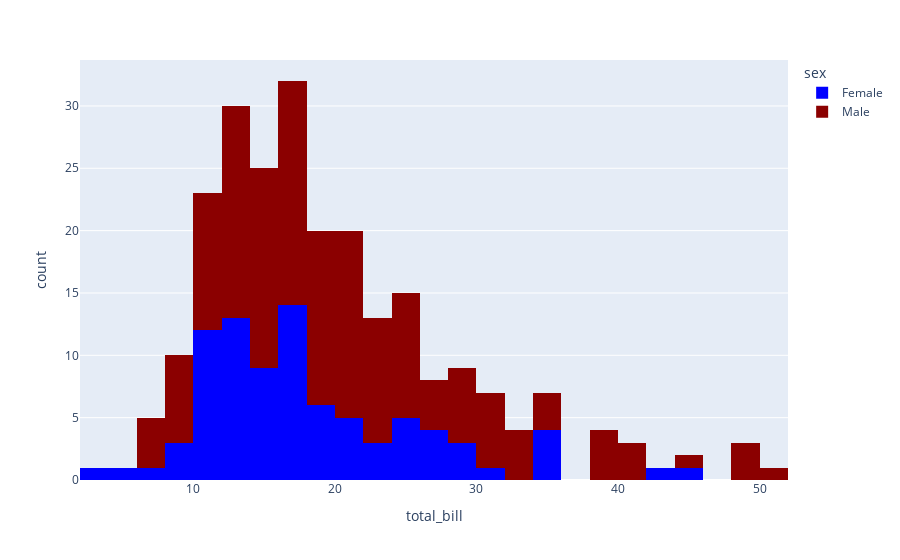

The notebook cell saved with this chart:
### Code cell
px.histogram(tips,x='total_bill',color='sex',color_discrete_map={'Male':'darkred','Female':'blue'})

### Figure 1 — Plotly figure (JSON) as saved in the notebook; plotly's stock layout.template omitted (floating-point values rounded to 4 significant figures; data arrays with more than 128 entries replaced by an {"elided": "..."} marker saying what was removed)
{"data": [{"alignmentgroup": "True", "bingroup": "x", "hovertemplate": "sex=Female<br>total_bill=%{x}<br>count=%{y}<extra></extra>", "legendgroup": "Female", "marker": {"color": "blue", "pattern": {"shape": ""}}, "name": "Female", "offsetgroup": "Female", "orientation": "v", "showlegend": true, "type": "histogram", "x": [16.99, 24.59, 35.26, 14.83, 10.33, 16.97, 20.29, 15.77, 19.65, 15.06, 20.69, 16.93, 10.29, 34.81, 26.41, 16.45, 3.07, 17.07, 26.86, 25.28, 14.73, 10.07, 34.83, 5.75, 16.32, 22.75, 11.35, 15.38, 44.3, 22.42, 20.92, 14.31, 7.25, 25.71, 17.31, 10.65, 12.43, 24.08, 13.42, 12.48, 29.8, 14.52, 11.38, 20.27, 11.17, 12.26, 18.26, 8.51, 10.33, 14.15, 13.16, 17.47, 27.05, 16.43, 8.35, 18.64, 11.87, 29.85, 25, 13.39, 16.21, 17.51, 10.59, 10.63, 9.6, 20.9, 18.15, 19.81, 43.11, 13, 12.74, 13, 16.4, 16.47, 12.76, 13.27, 28.17, 12.9, 30.14, 13.42, 15.98, 16.27, 10.09, 22.12, 35.83, 27.18, 18.78], "xaxis": "x", "yaxis": "y"}, {"alignmentgroup": "True", "bingroup": "x", "hovertemplate": "sex=Male<br>total_bill=%{x}<br>count=%{y}<extra></extra>", "legendgroup": "Male", "marker": {"color": "darkred", "pattern": {"shape": ""}}, "name": "Male", "offsetgroup": "Male", "orientation": "v", "showlegend": true, "type": "histogram", "x": {"elided": "157 float values"}, "xaxis": "x", "yaxis": "y"}], "layout": {"barmode": "relative", "legend": {"title": {"text": "sex"}, "tracegroupgap": 0}, "margin": {"t": 60}, "xaxis": {"anchor": "y", "domain": [0, 1], "title": {"text": "total_bill"}}, "yaxis": {"anchor": "x", "domain": [0, 1], "title": {"text": "count"}}}}
